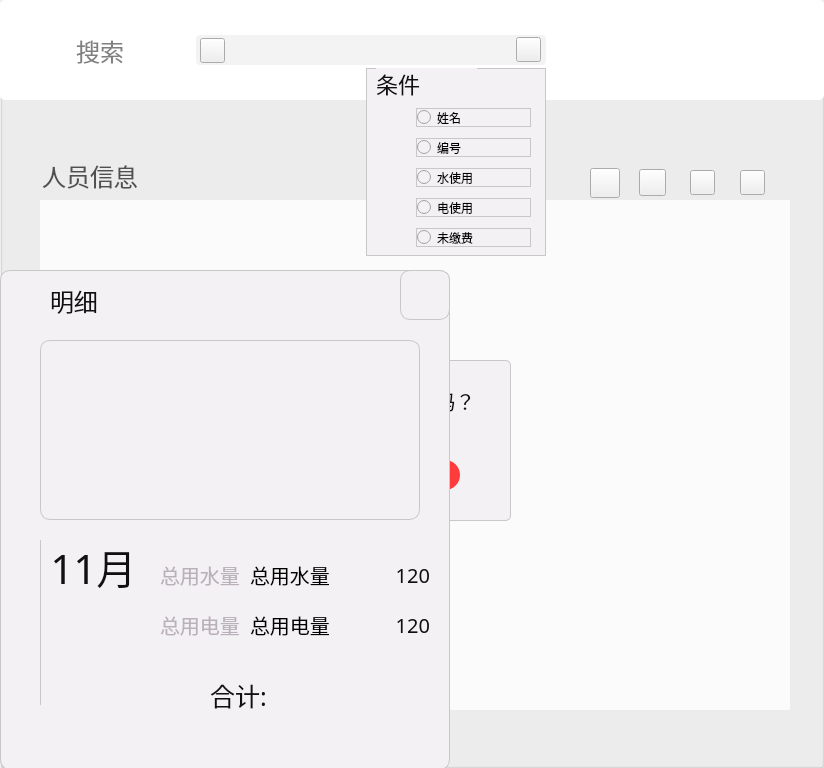
   <widget class="QGroupBox" name="ag_tab_manage">
    <property name="geometry">
     <rect>
      <x>200</x>
      <y>0</y>
      <width>824</width>
      <height>768</height>
     </rect>
    </property>
    <property name="styleSheet">
     <string notr="true"/>
    </property>
    <property name="title">
     <string/>
    </property>
    <property name="flat">
     <bool>false</bool>
    </property>
    <widget class="QLabel" name="ag_bar_background_inmanege">
     <property name="geometry">
      <rect>
       <x>0</x>
       <y>0</y>
       <width>824</width>
       <height>100</height>
      </rect>
     </property>
     <property name="styleSheet">
      <string notr="true">background-color: rgba(255, 255, 255 , 255);
border-radius:5px; </string>
     </property>
     <property name="text">
      <string/>
     </property>
    </widget>
    <widget class="QLineEdit" name="ag_edt_search">
     <property name="geometry">
      <rect>
       <x>234</x>
       <y>35</y>
       <width>312</width>
       <height>30</height>
      </rect>
     </property>
     <property name="styleSheet">
      <string notr="true">font-size:22px;
border-radius:4px; 
background-color: rgb(243, 243, 243);
</string>
     </property>
    </widget>
    <widget class="QLabel" name="ag_title_search">
     <property name="geometry">
      <rect>
       <x>60</x>
       <y>35</y>
       <width>80</width>
       <height>30</height>
      </rect>
     </property>
     <property name="font">
      <font>
       <pointsize>-1</pointsize>
      </font>
     </property>
     <property name="styleSheet">
      <string notr="true">font-size:24px;
color:gray;</string>
     </property>
     <property name="text">
      <string>搜索</string>
     </property>
     <property name="alignment">
      <set>Qt::AlignCenter</set>
     </property>
    </widget>
    <widget class="QTableView" name="tableView">
     <property name="geometry">
      <rect>
       <x>40</x>
       <y>200</y>
       <width>750</width>
       <height>510</height>
      </rect>
     </property>
     <property name="styleSheet">
      <string notr="true">QTableView
{
color: rgb(0, 0, 0);  
border: none;
gridline-color:	#696969;  
background-color: rgba(255,255,255,200); 
alternate-background-color: rgb(255, 255, 255);
selection-background-color: rgb(130, 190, 100);
}  
  
QTableView::item:!alternate:!selected
{  
background-color: rgb(220, 220, 220);
}

QHeaderView::section
{  
background: qlineargradient(spread:pad, x1:0, y1:0, x2:0, y2:1, stop:0 rgba(120, 120, 120, 255), stop:1 rgba(80, 80, 80, 255));  
color: rgb(240, 240, 240);  
padding-left: 4px;  
border: 1px solid #696969;
min-height: 30px;  
}  

QScrollBar:vertical
{
background:#FFFFFF;
padding-top:20px;
padding-bottom:20px;
padding-left:3px;
padding-right:3px;
border-left:1px solid #d7d7d7;
}

QScrollBar::handle:vertical
{
background:#dbdbdb;
border-radius:6px;
min-height:80px;
}

QScrollBar::handle:vertical:hover
{
background:#d0d0d0;
}

QScrollBar::add-line:vertical
{
border-image: url(:/new/prefix/res/down4.png);
}

QScrollBar::sub-line:vertical
{
border-image: url(:/new/prefix/res/up4.png);
}</string>
     </property>
    </widget>
    <widget class="QLabel" name="ag_title_table">
     <property name="geometry">
      <rect>
       <x>40</x>
       <y>160</y>
       <width>100</width>
       <height>30</height>
      </rect>
     </property>
     <property name="font">
      <font>
       <pointsize>-1</pointsize>
      </font>
     </property>
     <property name="styleSheet">
      <string notr="true">font-size:24px;
color:rgb(80, 80, 80);</string>
     </property>
     <property name="text">
      <string>人员信息</string>
     </property>
     <property name="alignment">
      <set>Qt::AlignCenter</set>
     </property>
    </widget>
    <widget class="QPushButton" name="ag_btn_add">
     <property name="geometry">
      <rect>
       <x>639</x>
       <y>169</y>
       <width>27</width>
       <height>27</height>
      </rect>
     </property>
     <property name="styleSheet">
      <string notr="true">QWidget
{
border-image: url(:/new/prefix/res/icon_plus_press.png);
}

QWidget:hover
{
border-image: url(:/new/prefix/res/icon_plus_hover.png);
}

QWidget:pressed
{
border-image: url(:/new/prefix/res/icon_plus.png);
}</string>
     </property>
     <property name="text">
      <string/>
     </property>
    </widget>
    <widget class="QPushButton" name="ag_btn_remove">
     <property name="geometry">
      <rect>
       <x>690</x>
       <y>170</y>
       <width>25</width>
       <height>25</height>
      </rect>
     </property>
     <property name="styleSheet">
      <string notr="true">QWidget
{
border-image: url(:/new/prefix/res/icon_delete_press.png);
}

QWidget:hover
{
border-image: url(:/new/prefix/res/icon_delete_hover.png);
}

QWidget:pressed
{
border-image: url(:/new/prefix/res/icon_delete.png);
}</string>
     </property>
     <property name="text">
      <string/>
     </property>
    </widget>
    <widget class="QPushButton" name="ag_btn_update">
     <property name="geometry">
      <rect>
       <x>740</x>
       <y>170</y>
       <width>25</width>
       <height>25</height>
      </rect>
     </property>
     <property name="styleSheet">
      <string notr="true">QWidget
{
border-image: url(:/new/prefix/res/icon_pen_press.png);
}

QWidget:hover
{
border-image: url(:/new/prefix/res/icon_pen_hover.png);
}

QWidget:pressed
{
border-image: url(:/new/prefix/res/icon_pen.png);
}</string>
     </property>
     <property name="text">
      <string/>
     </property>
    </widget>
    <widget class="QPushButton" name="ag_btn_search">
     <property name="geometry">
      <rect>
       <x>200</x>
       <y>38</y>
       <width>25</width>
       <height>25</height>
      </rect>
     </property>
     <property name="styleSheet">
      <string notr="true">border-image: url(:/new/prefix/res/icon_search.png);
</string>
     </property>
     <property name="text">
      <string/>
     </property>
    </widget>
    <widget class="QPushButton" name="ag_btn_showcondition">
     <property name="geometry">
      <rect>
       <x>516</x>
       <y>37</y>
       <width>25</width>
       <height>25</height>
      </rect>
     </property>
     <property name="styleSheet">
      <string notr="true">border-image: url(:/new/prefix/res/icon_3bangz.png);
</string>
     </property>
     <property name="text">
      <string/>
     </property>
    </widget>
    <widget class="QGroupBox" name="ag_search_bg">
     <property name="geometry">
      <rect>
       <x>366</x>
       <y>68</y>
       <width>180</width>
       <height>188</height>
      </rect>
     </property>
     <property name="styleSheet">
      <string notr="true">border: 1px solid rgba(200, 200, 200, 1);
background-color: rgba(243, 241, 243, 1);</string>
     </property>
     <property name="title">
      <string/>
     </property>
     <property name="flat">
      <bool>false</bool>
     </property>
     <widget class="QLabel" name="ag_title_condition">
      <property name="geometry">
       <rect>
        <x>10</x>
        <y>0</y>
        <width>101</width>
        <height>31</height>
       </rect>
      </property>
      <property name="styleSheet">
       <string notr="true">color: rgba(16, 16, 16, 1);
font-size: 22px;
text-align: left;
font-family: SourceHanSansSC-regular;
border:0px;
</string>
      </property>
      <property name="text">
       <string>条件</string>
      </property>
     </widget>
     <widget class="QRadioButton" name="ag_rbtn_name">
      <property name="geometry">
       <rect>
        <x>50</x>
        <y>40</y>
        <width>115</width>
        <height>19</height>
       </rect>
      </property>
      <property name="text">
       <string>姓名</string>
      </property>
     </widget>
     <widget class="QRadioButton" name="ag_rbtn_id">
      <property name="geometry">
       <rect>
        <x>50</x>
        <y>70</y>
        <width>115</width>
        <height>19</height>
       </rect>
      </property>
      <property name="text">
       <string>编号</string>
      </property>
     </widget>
     <widget class="QRadioButton" name="ag_rbtn_water">
      <property name="geometry">
       <rect>
        <x>50</x>
        <y>100</y>
        <width>115</width>
        <height>19</height>
       </rect>
      </property>
      <property name="text">
       <string>水使用</string>
      </property>
     </widget>
     <widget class="QRadioButton" name="ag_rbtn_elec">
      <property name="geometry">
       <rect>
        <x>50</x>
        <y>130</y>
        <width>115</width>
        <height>19</height>
       </rect>
      </property>
      <property name="text">
       <string>电使用</string>
      </property>
     </widget>
     <widget class="QRadioButton" name="ag_rbtn_elec_2">
      <property name="geometry">
       <rect>
        <x>50</x>
        <y>160</y>
        <width>115</width>
        <height>19</height>
       </rect>
      </property>
      <property name="text">
       <string>未缴费</string>
      </property>
     </widget>
    </widget>
    <widget class="QWidget" name="jh_widget_dialog_personInfo" native="true">
     <property name="geometry">
      <rect>
       <x>0</x>
       <y>270</y>
       <width>450</width>
       <height>500</height>
      </rect>
     </property>
     <property name="styleSheet">
      <string notr="true">border-radius: 10px;
background-color: rgba(243, 241, 243, 1);
border: 1px solid rgba(200, 200, 200, 1);
</string>
     </property>
     <widget class="QLabel" name="ag_title_showtitle">
      <property name="enabled">
       <bool>true</bool>
      </property>
      <property name="geometry">
       <rect>
        <x>50</x>
        <y>15</y>
        <width>61</width>
        <height>31</height>
       </rect>
      </property>
      <property name="font">
       <font>
        <family>SourceHanSansSC-bold</family>
        <pointsize>-1</pointsize>
       </font>
      </property>
      <property name="styleSheet">
       <string notr="true">color: rgba(16, 16, 16, 1);
font-size: 24px;
font-family: SourceHanSansSC-bold;
border:0px;
</string>
      </property>
      <property name="frameShape">
       <enum>QFrame::NoFrame</enum>
      </property>
      <property name="frameShadow">
       <enum>QFrame::Plain</enum>
      </property>
      <property name="lineWidth">
       <number>0</number>
      </property>
      <property name="text">
       <string>明细</string>
      </property>
      <property name="wordWrap">
       <bool>false</bool>
      </property>
     </widget>
     <widget class="QLabel" name="ag_icon_showtitle">
      <property name="geometry">
       <rect>
        <x>20</x>
        <y>20</y>
        <width>21</width>
        <height>21</height>
       </rect>
      </property>
      <property name="styleSheet">
       <string notr="true">border:0px;
</string>
      </property>
      <property name="text">
       <string/>
      </property>
      <property name="pixmap">
       <pixmap>:/icon/tabicon_manage_2.png</pixmap>
      </property>
      <property name="scaledContents">
       <bool>true</bool>
      </property>
     </widget>
     <widget class="QLabel" name="jh_widget_dialog_personInfo_month_water">
      <property name="geometry">
       <rect>
        <x>160</x>
        <y>290</y>
        <width>85</width>
        <height>30</height>
       </rect>
      </property>
      <property name="font">
       <font>
        <family>SourceHanSansSC-regular</family>
        <pointsize>-1</pointsize>
       </font>
      </property>
      <property name="styleSheet">
       <string notr="true">color: rgba(185, 176, 185, 1);
font-size: 20px;
text-align: left;
font-family: SourceHanSansSC-regular;
border:0px;
</string>
      </property>
      <property name="text">
       <string>总用水量</string>
      </property>
     </widget>
     <widget class="QLabel" name="jh_widget_dialog_personInfo_month_electric">
      <property name="geometry">
       <rect>
        <x>160</x>
        <y>340</y>
        <width>85</width>
        <height>30</height>
       </rect>
      </property>
      <property name="font">
       <font>
        <family>SourceHanSansSC-regular</family>
        <pointsize>-1</pointsize>
       </font>
      </property>
      <property name="styleSheet">
       <string notr="true">color: rgba(185, 176, 185, 1);
font-size: 20px;
text-align: left;
font-family: SourceHanSansSC-regular;
border:0px;
</string>
      </property>
      <property name="text">
       <string>总用电量</string>
      </property>
     </widget>
     <widget class="QLabel" name="ag_show_sum_water_money">
      <property name="geometry">
       <rect>
        <x>330</x>
        <y>290</y>
        <width>100</width>
        <height>30</height>
       </rect>
      </property>
      <property name="font">
       <font>
        <family>SourceHanSansSC-regular</family>
        <pointsize>-1</pointsize>
       </font>
      </property>
      <property name="styleSheet">
       <string notr="true">color: rgba(16, 16, 16, 1);
font-size: 20px;
text-align: left;
font-family: SourceHanSansSC-regular;
border:0px;
</string>
      </property>
      <property name="text">
       <string>120</string>
      </property>
      <property name="alignment">
       <set>Qt::AlignRight|Qt::AlignTrailing|Qt::AlignVCenter</set>
      </property>
     </widget>
     <widget class="QLabel" name="ag_show_sum_elec_money">
      <property name="geometry">
       <rect>
        <x>330</x>
        <y>340</y>
        <width>100</width>
        <height>30</height>
       </rect>
      </property>
      <property name="font">
       <font>
        <family>SourceHanSansSC-regular</family>
        <pointsize>-1</pointsize>
       </font>
      </property>
      <property name="styleSheet">
       <string notr="true">color: rgba(16, 16, 16, 1);
font-size: 20px;
text-align: left;
font-family: SourceHanSansSC-regular;
border:0px;
</string>
      </property>
      <property name="text">
       <string>120</string>
      </property>
      <property name="alignment">
       <set>Qt::AlignRight|Qt::AlignTrailing|Qt::AlignVCenter</set>
      </property>
     </widget>
     <widget class="QLabel" name="jh_widget_dialog_personInfo_totalMoney">
      <property name="geometry">
       <rect>
        <x>210</x>
        <y>410</y>
        <width>66</width>
        <height>31</height>
       </rect>
      </property>
      <property name="font">
       <font>
        <family>SourceHanSansSC-regular</family>
        <pointsize>-1</pointsize>
       </font>
      </property>
      <property name="styleSheet">
       <string notr="true">color: rgba(16, 16, 16, 1);
font-size: 25px;
text-align: left;
font-family: SourceHanSansSC-regular;
border:0px;
</string>
      </property>
      <property name="text">
       <string>合计:</string>
      </property>
     </widget>
     <widget class="QLabel" name="ag_show_sum_water">
      <property name="geometry">
       <rect>
        <x>250</x>
        <y>290</y>
        <width>90</width>
        <height>30</height>
       </rect>
      </property>
      <property name="font">
       <font>
        <family>SourceHanSansSC-regular</family>
        <pointsize>-1</pointsize>
       </font>
      </property>
      <property name="styleSheet">
       <string notr="true">
font-size: 20px;
text-align: left;
font-family: SourceHanSansSC-regular;
border:0px;
</string>
      </property>
      <property name="text">
       <string>总用水量</string>
      </property>
     </widget>
     <widget class="QLabel" name="ag_show_sum_elec">
      <property name="geometry">
       <rect>
        <x>250</x>
        <y>340</y>
        <width>90</width>
        <height>30</height>
       </rect>
      </property>
      <property name="font">
       <font>
        <family>SourceHanSansSC-regular</family>
        <pointsize>-1</pointsize>
       </font>
      </property>
      <property name="styleSheet">
       <string notr="true">
font-size: 20px;
text-align: left;
font-family: SourceHanSansSC-regular;
border:0px;
</string>
      </property>
      <property name="text">
       <string>总用电量</string>
      </property>
     </widget>
     <widget class="QLabel" name="ag_show_sum_money">
      <property name="geometry">
       <rect>
        <x>300</x>
        <y>410</y>
        <width>122</width>
        <height>31</height>
       </rect>
      </property>
      <property name="font">
       <font>
        <family>SourceHanSansSC-regular</family>
        <pointsize>-1</pointsize>
       </font>
      </property>
      <property name="styleSheet">
       <string notr="true">color: rgba(16, 16, 16, 1);
font-size: 25px;
text-align: left;
font-family: SourceHanSansSC-regular;
border:0px;
</string>
      </property>
      <property name="text">
       <string/>
      </property>
      <property name="alignment">
       <set>Qt::AlignRight|Qt::AlignTrailing|Qt::AlignVCenter</set>
      </property>
     </widget>
     <widget class="QPushButton" name="ag_btn_exit_show">
      <property name="geometry">
       <rect>
        <x>400</x>
        <y>0</y>
        <width>50</width>
        <height>50</height>
       </rect>
      </property>
      <property name="styleSheet">
       <string notr="true">QWidget
{
border-image: url(:/new/prefix/res/icon_x.png);
}

QWidget:hover
{
border-image: url(:/new/prefix/res/icon_x_hover.png);
}

QWidget:pressed
{
border-image: url(:/new/prefix/res/icon_x_press.png);
}</string>
      </property>
      <property name="text">
       <string/>
      </property>
     </widget>
     <widget class="QtCharts::QChartView" name="jh_graphicsView_Dialog_chart_personInfo">
      <property name="geometry">
       <rect>
        <x>40</x>
        <y>70</y>
        <width>380</width>
        <height>180</height>
       </rect>
      </property>
     </widget>
     <widget class="QLabel" name="label_5">
      <property name="geometry">
       <rect>
        <x>40</x>
        <y>270</y>
        <width>1</width>
        <height>165</height>
       </rect>
      </property>
      <property name="styleSheet">
       <string notr="true">background-color: #AAAAAA;</string>
      </property>
      <property name="text">
       <string/>
      </property>
     </widget>
     <widget class="QLabel" name="ag_show_sum_elec_money_2">
      <property name="geometry">
       <rect>
        <x>50</x>
        <y>260</y>
        <width>87</width>
        <height>73</height>
       </rect>
      </property>
      <property name="font">
       <font>
        <family>SourceHanSansSC-regular</family>
        <pointsize>-1</pointsize>
       </font>
      </property>
      <property name="styleSheet">
       <string notr="true">color: rgba(16, 16, 16, 1);
font-size: 40px;
text-align: left;
font-family: SourceHanSansSC-regular;
border:0px;
</string>
      </property>
      <property name="text">
       <string>11月</string>
      </property>
      <property name="alignment">
       <set>Qt::AlignCenter</set>
      </property>
     </widget>
    </widget>
    <widget class="QWidget" name="jh_widget_dialog_confirmDelete" native="true">
     <property name="geometry">
      <rect>
       <x>260</x>
       <y>360</y>
       <width>251</width>
       <height>161</height>
      </rect>
     </property>
     <property name="styleSheet">
      <string notr="true">border-radius: 5px;
background-color: rgba(243, 241, 243, 1);
border: 1px solid rgba(200, 200, 200, 1);
</string>
     </property>
     <widget class="QLabel" name="label_16">
      <property name="geometry">
       <rect>
        <x>35</x>
        <y>20</y>
        <width>181</width>
        <height>41</height>
       </rect>
      </property>
      <property name="font">
       <font>
        <family>SourceHanSansSC-regular</family>
        <pointsize>-1</pointsize>
       </font>
      </property>
      <property name="styleSheet">
       <string notr="true">border:0px;
color: rgba(16, 16, 16, 1);
font-size: 20px;
font-family: SourceHanSansSC-regular;
</string>
      </property>
      <property name="text">
       <string>确认删除此用户吗？</string>
      </property>
      <property name="alignment">
       <set>Qt::AlignCenter</set>
      </property>
     </widget>
     <widget class="QPushButton" name="jh_label_confirmDelete_btn_confirm">
      <property name="geometry">
       <rect>
        <x>40</x>
        <y>100</y>
        <width>91</width>
        <height>30</height>
       </rect>
      </property>
      <property name="font">
       <font>
        <pointsize>-1</pointsize>
       </font>
      </property>
      <property name="styleSheet">
       <string notr="true">border-radius: 10px;
background-color: rgba(255, 255, 255, 1);
color: rgba(16, 16, 16, 1);
font-size: 15px;
text-align: center;
border: 1px solid rgba(187, 187, 187, 1);
</string>
      </property>
      <property name="text">
       <string>确认</string>
      </property>
     </widget>
     <widget class="QPushButton" name="jh_label_confirmDelete_btn_cancel">
      <property name="geometry">
       <rect>
        <x>170</x>
        <y>100</y>
        <width>30</width>
        <height>30</height>
       </rect>
      </property>
      <property name="font">
       <font>
        <weight>75</weight>
        <bold>true</bold>
       </font>
      </property>
      <property name="styleSheet">
       <string notr="true">border:0px;
background-color:rgba(255, 59, 59, 1);
border-radius:15px;
color: rgb(255, 255, 255);</string>
      </property>
      <property name="text">
       <string>×</string>
      </property>
     </widget>
    </widget>
    <widget class="QWidget" name="jh_widget_dialog_addorUpdatePeople" native="true">
     <property name="geometry">
      <rect>
       <x>0</x>
       <y>320</y>
       <width>350</width>
       <height>450</height>
      </rect>
     </property>
     <property name="styleSheet">
      <string notr="true">border-radius: 10px;
background-color: rgba(243, 241, 243, 1);
border: 1px solid rgba(200, 200, 200, 1);

</string>
     </property>
     <widget class="QLabel" name="label_3">
      <property name="geometry">
       <rect>
        <x>100</x>
        <y>20</y>
        <width>21</width>
        <height>21</height>
       </rect>
      </property>
      <property name="styleSheet">
       <string notr="true">border:0px;</string>
      </property>
      <property name="text">
       <string/>
      </property>
      <property name="pixmap">
       <pixmap>:/icon/user.png</pixmap>
      </property>
      <property name="scaledContents">
       <bool>true</bool>
      </property>
     </widget>
     <widget class="QLabel" name="label_7">
      <property name="geometry">
       <rect>
        <x>140</x>
        <y>20</y>
        <width>121</width>
        <height>34</height>
       </rect>
      </property>
      <property name="font">
       <font>
        <family>SourceHanSansSC-bold</family>
        <pointsize>-1</pointsize>
       </font>
      </property>
      <property name="styleSheet">
       <string notr="true">color: rgba(74, 67, 67, 1);
font-size: 26px;
font-family: SourceHanSansSC-bold;
border:0px;

</string>
      </property>
      <property name="text">
       <string>人员信息</string>
      </property>
     </widget>
     <widget class="QLineEdit" name="jh_lineEdit_people_name">
      <property name="geometry">
       <rect>
        <x>120</x>
        <y>120</y>
        <width>191</width>
        <height>31</height>
       </rect>
      </property>
      <property name="styleSheet">
       <string notr="true">color: rgba(136, 136, 136, 1);
font-size: 20px;
text-align: left;
font-family: Microsoft Yahei;
border: 1px solid rgba(187, 187, 187, 1);
border-radius:2px;
</string>
      </property>
      <property name="text">
       <string/>
      </property>
     </widget>
     <widget class="QLabel" name="label_8">
      <property name="geometry">
       <rect>
        <x>50</x>
        <y>115</y>
        <width>61</width>
        <height>41</height>
       </rect>
      </property>
      <property name="font">
       <font>
        <family>SourceHanSansSC-regular</family>
        <pointsize>-1</pointsize>
       </font>
      </property>
      <property name="styleSheet">
       <string notr="true">color: rgba(16, 16, 16, 1);
font-size: 20px;
text-align: left;
font-family: SourceHanSansSC-regular;
border:0px;

</string>
      </property>
      <property name="text">
       <string>姓名</string>
      </property>
     </widget>
     <widget class="QLineEdit" name="jh_lineEdit_people_id">
      <property name="geometry">
       <rect>
        <x>120</x>
        <y>175</y>
        <width>191</width>
        <height>31</height>
       </rect>
      </property>
      <property name="styleSheet">
       <string notr="true">color: rgba(136, 136, 136, 1);
font-size: 20px;
text-align: left;
font-family: Microsoft Yahei;
border: 1px solid rgba(187, 187, 187, 1);
border-radius:2px;
</string>
      </property>
      <property name="text">
       <string/>
      </property>
     </widget>
     <widget class="QLabel" name="label_11">
      <property name="geometry">
       <rect>
        <x>50</x>
        <y>170</y>
        <width>61</width>
        <height>41</height>
       </rect>
      </property>
      <property name="font">
       <font>
        <family>SourceHanSansSC-regular</family>
        <pointsize>-1</pointsize>
       </font>
      </property>
      <property name="styleSheet">
       <string notr="true">color: rgba(16, 16, 16, 1);
font-size: 20px;
text-align: left;
font-family: SourceHanSansSC-regular;
border:0px;

</string>
      </property>
      <property name="text">
       <string>编号</string>
      </property>
     </widget>
     <widget class="QLabel" name="label_12">
      <property name="geometry">
       <rect>
        <x>50</x>
        <y>230</y>
        <width>61</width>
        <height>41</height>
       </rect>
      </property>
      <property name="font">
       <font>
        <family>SourceHanSansSC-regular</family>
        <pointsize>-1</pointsize>
       </font>
      </property>
      <property name="styleSheet">
       <string notr="true">color: rgba(16, 16, 16, 1);
font-size: 20px;
text-align: left;
font-family: SourceHanSansSC-regular;
border:0px;

</string>
      </property>
      <property name="text">
       <string>性别</string>
      </property>
     </widget>
     <widget class="QLineEdit" name="jh_lineEdit_people_class">
      <property name="geometry">
       <rect>
        <x>120</x>
        <y>335</y>
        <width>191</width>
        <height>31</height>
       </rect>
      </property>
      <property name="styleSheet">
       <string notr="true">color: rgba(136, 136, 136, 1);
font-size: 20px;
text-align: left;
font-family: Microsoft Yahei;
border: 1px solid rgba(187, 187, 187, 1);
border-radius:2px;
</string>
      </property>
      <property name="text">
       <string/>
      </property>
     </widget>
     <widget class="QLabel" name="label_13">
      <property name="geometry">
       <rect>
        <x>15</x>
        <y>330</y>
        <width>96</width>
        <height>41</height>
       </rect>
      </property>
      <property name="font">
       <font>
        <family>SourceHanSansSC-regular</family>
        <pointsize>-1</pointsize>
       </font>
      </property>
      <property name="styleSheet">
       <string notr="true">color: rgba(16, 16, 16, 1);
font-size: 20px;
text-align: left;
font-family: SourceHanSansSC-regular;
border:0px;

</string>
      </property>
      <property name="text">
       <string>部门/班级</string>
      </property>
     </widget>
     <widget class="QComboBox" name="jh_comboBox_people_name">
      <property name="geometry">
       <rect>
        <x>120</x>
        <y>235</y>
        <width>69</width>
        <height>31</height>
       </rect>
      </property>
      <property name="styleSheet">
       <string notr="true">color: rgba(136, 136, 136, 1);
font-size: 20px;
text-align: left;
font-family: Microsoft Yahei;
border: 1px solid rgba(187, 187, 187, 1);
border-radius:2px;
</string>
      </property>
      <property name="currentIndex">
       <number>1</number>
      </property>
      <property name="duplicatesEnabled">
       <bool>false</bool>
      </property>
      <item>
       <property name="text">
        <string>男</string>
       </property>
      </item>
      <item>
       <property name="text">
        <string>女</string>
       </property>
      </item>
     </widget>
     <widget class="QPushButton" name="jh_label_confirmDelete_btn_confirm_2">
      <property name="geometry">
       <rect>
        <x>120</x>
        <y>390</y>
        <width>100</width>
        <height>30</height>
       </rect>
      </property>
      <property name="styleSheet">
       <string notr="true">border-radius: 10px;
background-color: rgba(255, 255, 255, 1);
color: rgba(16, 16, 16, 1);
font-size: 15px;
text-align: center;
border: 1px solid rgba(187, 187, 187, 1);
</string>
      </property>
      <property name="text">
       <string>确认</string>
      </property>
     </widget>
     <widget class="QLabel" name="label_9">
      <property name="geometry">
       <rect>
        <x>60</x>
        <y>70</y>
        <width>229</width>
        <height>21</height>
       </rect>
      </property>
      <property name="styleSheet">
       <string notr="true">color: rgba(74, 67, 67, 1);
font-size: 20px;
font-family: SourceHanSansSC-bold;
border:0px;

</string>
      </property>
      <property name="text">
       <string/>
      </property>
     </widget>
     <widget class="QComboBox" name="jh_comboBox_people_name_2">
      <property name="geometry">
       <rect>
        <x>120</x>
        <y>285</y>
        <width>69</width>
        <height>31</height>
       </rect>
      </property>
      <property name="styleSheet">
       <string notr="true">color: rgba(136, 136, 136, 1);
font-size: 20px;
text-align: left;
font-family: Microsoft Yahei;
border: 1px solid rgba(187, 187, 187, 1);
border-radius:2px;
</string>
      </property>
      <property name="currentIndex">
       <number>1</number>
      </property>
      <property name="duplicatesEnabled">
       <bool>false</bool>
      </property>
      <item>
       <property name="text">
        <string>教工</string>
       </property>
      </item>
      <item>
       <property name="text">
        <string>学生</string>
       </property>
      </item>
     </widget>
     <widget class="QLabel" name="label_14">
      <property name="geometry">
       <rect>
        <x>50</x>
        <y>280</y>
        <width>61</width>
        <height>41</height>
       </rect>
      </property>
      <property name="font">
       <font>
        <family>SourceHanSansSC-regular</family>
        <pointsize>-1</pointsize>
       </font>
      </property>
      <property name="styleSheet">
       <string notr="true">color: rgba(16, 16, 16, 1);
font-size: 20px;
text-align: left;
font-family: SourceHanSansSC-regular;
border:0px;

</string>
      </property>
      <property name="text">
       <string>类型</string>
      </property>
     </widget>
     <widget class="QPushButton" name="ag_btn_exit_2">
      <property name="geometry">
       <rect>
        <x>300</x>
        <y>0</y>
        <width>50</width>
        <height>50</height>
       </rect>
      </property>
      <property name="styleSheet">
       <string notr="true">QWidget
{
border-image: url(:/new/prefix/res/icon_x.png);
}

QWidget:hover
{
border-image: url(:/new/prefix/res/icon_x_hover.png);
}

QWidget:pressed
{
border-image: url(:/new/prefix/res/icon_x_press.png);
}</string>
      </property>
      <property name="text">
       <string/>
      </property>
     </widget>
     <widget class="QPushButton" name="ag_btn_settings_2">
      <property name="geometry">
       <rect>
        <x>90</x>
        <y>20</y>
        <width>30</width>
        <height>30</height>
       </rect>
      </property>
      <property name="styleSheet">
       <string notr="true">border-image: url(:/new/prefix/res/icon_user.png);</string>
      </property>
      <property name="text">
       <string/>
      </property>
     </widget>
    </widget>
    <widget class="QPushButton" name="ag_btn_send">
     <property name="geometry">
      <rect>
       <x>590</x>
       <y>168</y>
       <width>30</width>
       <height>30</height>
      </rect>
     </property>
     <property name="styleSheet">
      <string notr="true">border-image: url(:/new/prefix/res/icon_send.png);</string>
     </property>
     <property name="text">
      <string/>
     </property>
    </widget>
    <widget class="QLabel" name="ag_title_search_2">
     <property name="geometry">
      <rect>
       <x>196</x>
       <y>35</y>
       <width>56</width>
       <height>30</height>
      </rect>
     </property>
     <property name="font">
      <font>
       <pointsize>-1</pointsize>
      </font>
     </property>
     <property name="styleSheet">
      <string notr="true">font-size:22px;
border-radius:4px; 
background-color: rgb(243, 243, 243);
</string>
     </property>
     <property name="text">
      <string/>
     </property>
     <property name="alignment">
      <set>Qt::AlignCenter</set>
     </property>
    </widget>
    <zorder>ag_bar_background_inmanege</zorder>
    <zorder>ag_title_search</zorder>
    <zorder>tableView</zorder>
    <zorder>ag_title_table</zorder>
    <zorder>ag_btn_add</zorder>
    <zorder>ag_btn_remove</zorder>
    <zorder>ag_btn_update</zorder>
    <zorder>ag_search_bg</zorder>
    <zorder>jh_widget_dialog_addorUpdatePeople</zorder>
    <zorder>ag_btn_send</zorder>
    <zorder>ag_title_search_2</zorder>
    <zorder>ag_edt_search</zorder>
    <zorder>ag_btn_showcondition</zorder>
    <zorder>ag_btn_search</zorder>
    <zorder>jh_widget_dialog_confirmDelete</zorder>
    <zorder>jh_widget_dialog_personInfo</zorder>
   </widget>
